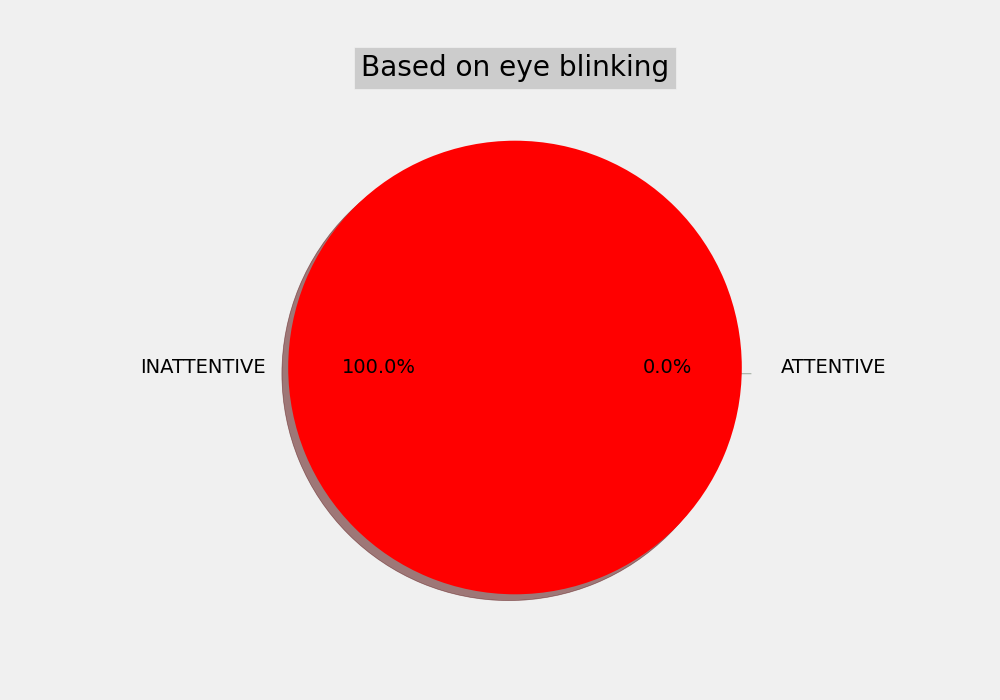

Write the Python code that produced this figure.
# python detect_blinks.py --shape-predictor
# shape_predictor_68_face_landmarks.dat --video blink_detection_demo.mp4
# python detect_blinks.py --shape-predictor
# shape_predictor_68_face_landmarks.dat
# this model uses histogram of oriented gradient and linear svm method for object detection
# import the necessary packages
from scipy.spatial import distance as dist
from imutils.video import FileVideoStream #to access either our vediofile on disk
from imutils.video import VideoStream #or built in webcam/USB camera
from imutils import face_utils
import numpy as np
import argparse
import imutils
import time
import dlib #implementation of facial landmark detection
import cv2
import time
import csv
import datetime
import pandas as pd
import numpy as np
import matplotlib.pyplot as plt
fields1 = ['concentration', 'time']
filename1 = "eye_blink.csv"
with open(filename1, 'w') as csvfile:
    csvwriter = csv.writer(csvfile)
    csvwriter.writerow(fields1)
def eye_aspect_ratio(eye):
    # compute the euclidean distances between the two sets of
    # vertical eye landmarks (x, y)-coordinates
    A = dist.euclidean(eye[1], eye[5])
    B = dist.euclidean(eye[2], eye[4])

    # compute the euclidean distance between the horizontal
    # eye landmark (x, y)-coordinates
    C = dist.euclidean(eye[0], eye[3])

    # compute the eye aspect ratio
    ear = (A + B) / (2.0 * C)

    # return the eye aspect ratio
    return ear

# construct the argument parse and parse the arguments
# The argparse module makes it easy to write user-friendly command-line interfaces. The program defines what arguments it requires,
# and argparse will figure out how to parse those out of sys.argv. The argparse module also automatically generates help
# and usage messages and issues errors when users give the program invalid arguments.

# ap = argparse.ArgumentParser()
# ap.add_argument("-p", "--shape-predictor", required=True,
#     help="path to facial landmark predictor")
# ap.add_argument("-v", "--video", type=str, default="",
#     help="path to input video file")
# args = vars(ap.parse_args())
args={'shape_predictor' :'shape_predictor_68_face_landmarks.dat'}
# define two constants, one for the eye aspect ratio to indicate
# blink and then a second constant for the number of consecutive
# frames the eye must be below the threshold
EYE_AR_THRESH = 0.27
EYE_AR_CONSEC_FRAMES = 2
eye_ar_consec_frames1=15
eye_blinking_threshold=10
eye_blinking_threshold1=3
# initialize the frame counters and the total number of blinks
COUNTER = 0
TOTAL = 0
TOTAL_1=0
bool_1=True
condition_1=False
condition_2=False

is_attentive=False
# initialize dlib's face detector (HOG-based) and then create
# the facial landmark predictor
print("[INFO] loading facial landmark predictor...")
#next line returns a shape object containing the 68 (x, y)-coordinates of the facial landmark regions
detector = dlib.get_frontal_face_detector()#iske bich me face detect krk uske coordinates ki values ayegi
predictor = dlib.shape_predictor(args["shape_predictor"])
# grab the indexes of the facial landmarks for the left and
# right eye, respectively
# define a dictionary that maps the indexes of the facial
# landmarks to specific face regions

# FACIAL_LANDMARKS_IDXS = OrderedDict([
# 	("mouth", (48, 68)),
# 	("right_eyebrow", (17, 22)),
# 	("left_eyebrow", (22, 27)),
# 	("right_eye", (36, 42)),
# 	("left_eye", (42, 48)),
# 	("nose", (27, 35)),
# 	("jaw", (0, 17))
# ])
(lStart, lEnd) = face_utils.FACIAL_LANDMARKS_IDXS["left_eye"]
(rStart, rEnd) = face_utils.FACIAL_LANDMARKS_IDXS["right_eye"]

# start the video stream thread
print("[INFO] starting video stream thread...")
# vs = FileVideoStream(args["video"]).start()
# fileStream = True
cap = cv2.VideoCapture(0)
# vs = VideoStream(src=0).start()
# vs = VideoStream(usePiCamera=True).start()
# fileStream = False #that means we are not using filestream i.e vedios from computer
# time.sleep(1.0)

# loop over frames from the video stream
while True:
    # if this is a file video stream, then we need to check if
    # there any more frames left in the buffer to process
    # if fileStream and not vs.more():
    #     break
    if(bool_1):
        a=time.time()
        bool_1=False
    # grab the frame from the threaded video file stream, resize
    # it, and convert it to grayscale
    # channels)
    ret, img = cap.read()
    # frame = vs.read()
    img = imutils.resize(img, width=450)
    gray = cv2.cvtColor(img, cv2.COLOR_BGR2GRAY)

    # detect faces in the grayscale frame via dlib’s built-in face detector.
    rects = detector(gray, 0)

    # loop over the face detections
    for rect in rects:
        # determine the facial landmarks for the face region, then
        # convert the facial landmark (x, y)-coordinates to a NumPy
        # array
        shape = predictor(gray, rect)
        shape = face_utils.shape_to_np(shape)

        # extract the left and right eye coordinates, then use the
        # coordinates to compute the eye aspect ratio for both eyes
        leftEye = shape[lStart:lEnd]
        rightEye = shape[rStart:rEnd]
        leftEAR = eye_aspect_ratio(leftEye)
        rightEAR = eye_aspect_ratio(rightEye)

        # average the eye aspect ratio together for both eyes
        ear = (leftEAR + rightEAR) / 2.0

        # compute the convex hull for the left and right eye, then
        # visualize each of the eyes
        leftEyeHull = cv2.convexHull(leftEye)
        rightEyeHull = cv2.convexHull(rightEye)
        cv2.drawContours(img, [leftEyeHull], -1, (0, 255, 0), 1)
        cv2.drawContours(img, [rightEyeHull], -1, (0, 255, 0), 1)

        # check to see if the eye aspect ratio is below the blink
        # threshold, and if so, increment the blink frame counter
        if ear < EYE_AR_THRESH:
            COUNTER += 1

        # otherwise, the eye aspect ratio is not below the blink
        # threshold
        else:
            # if the eyes were closed for a sufficient number of
            # then increment the total number of blinks
            if COUNTER >= eye_ar_consec_frames1:
                TOTAL_1 +=1
            if COUNTER >= EYE_AR_CONSEC_FRAMES:
                TOTAL += 1
            # if COUNTER >= eye_ar_consec_frames1:
            #     TOTAL_1 +=1

            # reset the eye frame counter
            COUNTER = 0
            b=time.time()
            diff=b-a
            if(diff>=60):
                condition_2=False
                condition_1=False
                # cv2.putText(img, "ATTENTIVE", (300, 60),
                #             cv2.FONT_HERSHEY_SIMPLEX, 0.7, (0, 0, 255), 2)
                TOTAL=0
                TOTAL_1=0
                bool_1=True
                with open(filename1, 'a') as csvfile:
                    csvwriter = csv.writer(csvfile)
                    if is_attentive==True:
                        rows = [['ATTENTIVE', datetime.datetime.now()]]
                    else:
                        rows = [['INATTENTIVE', datetime.datetime.now()]]
                    csvwriter.writerows(rows)

        # draw the total number of blinks on the frame along with
        # the computed eye aspect ratio for the frame
        if (TOTAL > eye_blinking_threshold):
            condition_1=True
        if (TOTAL_1 > eye_blinking_threshold1):
            condition_2 = True
        if(condition_1 or condition_2):
            is_attentive=False
            cv2.putText(img, "INATTENTIVE", (300, 60),
                        cv2.FONT_HERSHEY_SIMPLEX, 0.7, (0, 0, 255), 2)
        else:
            is_attentive=True
            cv2.putText(img, "ATTENTIVE", (300, 60),
                        cv2.FONT_HERSHEY_SIMPLEX, 0.7, (0, 0, 255), 2)
        cv2.putText(img, "Blinks: {}".format(TOTAL), (300, 90),
            cv2.FONT_HERSHEY_SIMPLEX, 0.7, (0, 0, 255), 2)
        cv2.putText(img, "Larger_Blinks: {}".format(TOTAL_1), (250, 120),
                    cv2.FONT_HERSHEY_SIMPLEX, 0.7, (0, 0, 255), 2)
        cv2.putText(img, "EAR: {:.2f}".format(ear), (300, 30),
            cv2.FONT_HERSHEY_SIMPLEX, 0.7, (0, 0, 255), 2)
    # show the frame
    cv2.imshow("Frame", img)
    key = cv2.waitKey(1) & 0xFF
    # if the `q` key was pressed, break from the loop
    if key == ord("q"):
        break
df1=pd.read_csv("eye_blink.csv")
INATTENTIVE_blink_COUNT=len(df1[df1['concentration'] == 'INATTENTIVE'])
ATTENTIVE_blink_COUNT=len(df1[df1['concentration'] == 'ATTENTIVE'])
TOTAL_blink_COUNT=len(df1['concentration'])
label1=['ATTENTIVE','INATTENTIVE']
ATTENTIVE_blink_PERCENTAGE=(ATTENTIVE_blink_COUNT/TOTAL_blink_COUNT)*100
INATTENTIVE_blink_PERCENTAGE=(INATTENTIVE_blink_COUNT/TOTAL_blink_COUNT)*100
data=[ATTENTIVE_blink_PERCENTAGE,INATTENTIVE_blink_PERCENTAGE]
fig = plt.figure(figsize=(10, 7))
plt.pie(data, labels=label1,explode=(0.07,0),colors=('green','red'),shadow=True,autopct='%1.1f%%')
plt.title("Based on eye blinking", bbox={'facecolor': '0.8', 'pad': 5})
plt.savefig('eye_blink.png')
# do a bit of cleanup
cap.release()
cv2.destroyAllWindows()
# vs.stop()